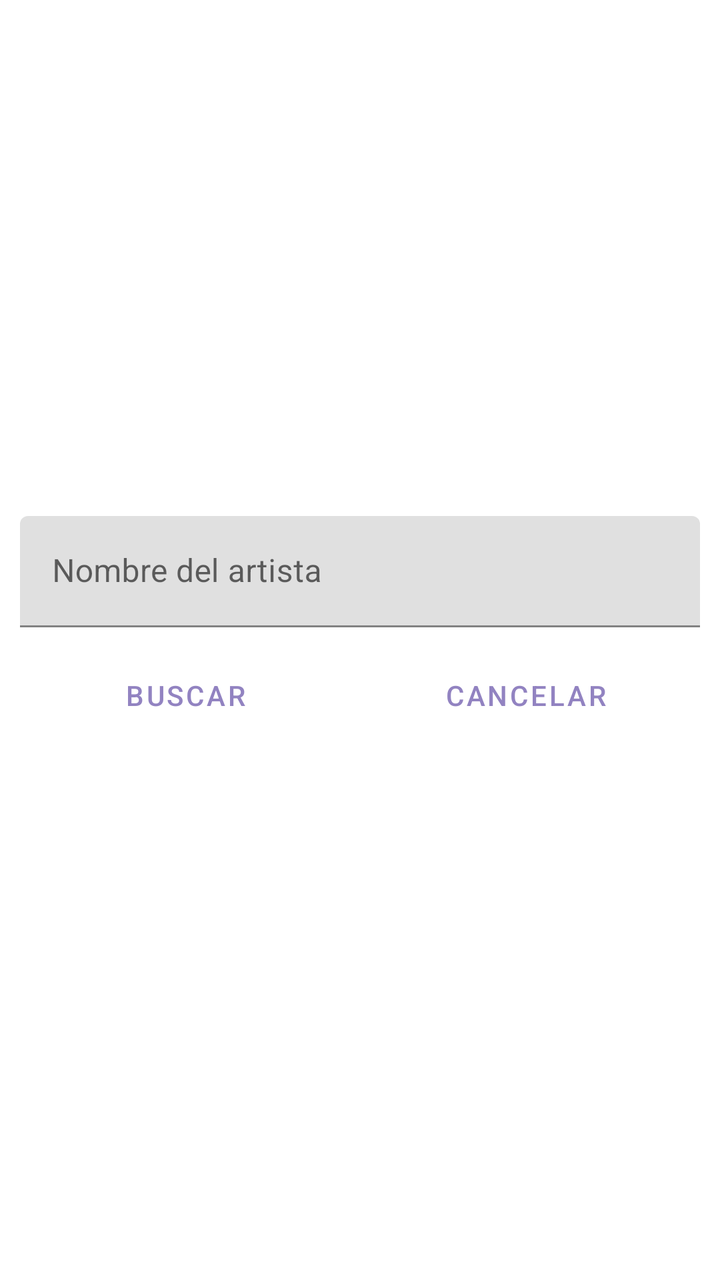
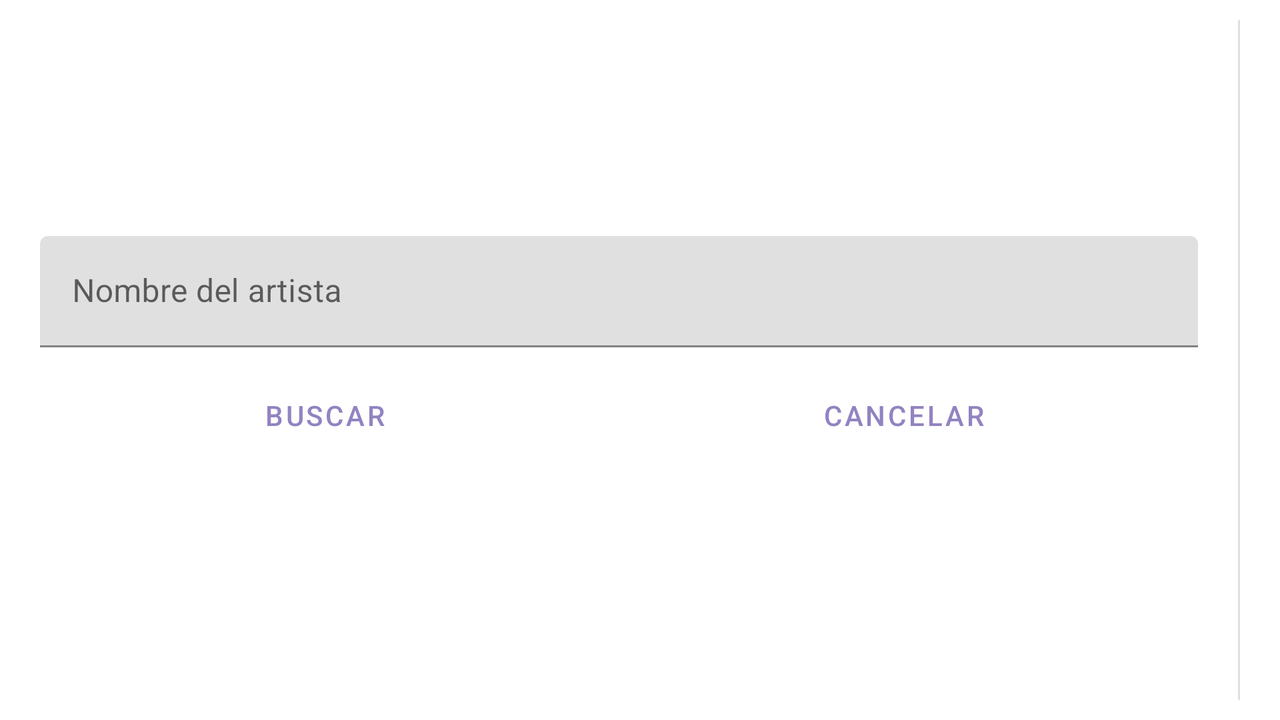

First picture: res/layout/ on a phone held upright. Second picture: the repository's own variant of that layout, on a device whose configuration matches the variant's folder. Source for both follows.
<!-- AndroidManifest.xml: application theme AppTheme -->
<!-- res/layout/fragment_new_artist.xml -->
<?xml version="1.0" encoding="utf-8"?>
<LinearLayout xmlns:android="http://schemas.android.com/apk/res/android"
    xmlns:app="http://schemas.android.com/apk/res-auto"
    xmlns:tools="http://schemas.android.com/tools"
    android:layout_width="match_parent"
    android:layout_height="match_parent"
    android:layout_margin="10dp"
    android:gravity="center"
    android:orientation="vertical"
    tools:context=".ui.fragments.NewArtistFragment">


    <com.google.android.material.textfield.TextInputLayout
        android:layout_width="match_parent"
        android:layout_height="wrap_content">

        <com.google.android.material.textfield.TextInputEditText
            android:id="@+id/editTextName"
            android:layout_width="match_parent"
            android:layout_height="wrap_content"
            android:hint="@string/nombre_del_artista" />

    </com.google.android.material.textfield.TextInputLayout>

    <com.google.android.material.textfield.TextInputLayout
        android:layout_width="match_parent"
        android:layout_height="wrap_content" />

    <LinearLayout
        android:layout_width="match_parent"
        android:layout_height="wrap_content">

        <Button
            android:id="@+id/buttonSearch"
            style="?android:attr/buttonBarButtonStyle"
            android:layout_width="wrap_content"
            android:layout_height="wrap_content"
            android:layout_margin="10dp"
            android:layout_weight="1"
            android:text="@string/buscar"
            app:cornerRadius="10dp" />

        <Button
            android:id="@+id/buttonCancel"
            style="?android:attr/buttonBarButtonStyle"
            android:layout_width="wrap_content"
            android:layout_height="wrap_content"
            android:layout_margin="10dp"
            android:layout_weight="1"
            android:text="@string/cancelar"
            app:cornerRadius="10dp" />
    </LinearLayout>

    <LinearLayout
        android:id="@+id/addLayout"
        android:layout_width="wrap_content"
        android:layout_height="wrap_content"
        android:orientation="vertical"
        android:visibility="gone">

        <View
            android:id="@+id/divider"
            android:layout_width="match_parent"
            android:layout_height="1dp"
            android:background="?android:attr/listDivider" />

        <ImageView
            android:id="@+id/imageViewArtist"
            android:layout_width="200dp"
            android:layout_height="200dp"
            android:layout_gravity="center_horizontal"
            android:layout_marginTop="10dp"
            android:contentDescription="@string/artist" />

        <TextView
            android:id="@+id/textViewArtist"
            android:layout_width="wrap_content"
            android:layout_height="wrap_content"
            android:layout_gravity="center_horizontal"
            android:textSize="40sp"
            android:textStyle="bold"
            android:layout_marginTop="20dp" />

        <Button
            android:id="@+id/buttonAdd"
            android:layout_width="wrap_content"
            android:layout_height="wrap_content"
            android:layout_gravity="center_horizontal"
            android:layout_margin="10dp"
            android:text="@string/a_adir"

            app:cornerRadius="10dp" />
    </LinearLayout>
</LinearLayout>
<!-- resources referenced by this layout -->
<resources>
  <string name="a_adir">Añadir</string>
  <string name="artist">artist</string>
  <string name="buscar">Buscar</string>
  <string name="cancelar">Cancelar</string>
  <string name="nombre_del_artista">Nombre del artista</string>
  <style name="AppTheme" parent="Theme.MaterialComponents.Light">
          
          <item name="colorPrimary">@color/my_light_primary</item>
          <item name="colorSecondary">@color/my_light_secondary</item>
          <item name="colorPrimaryDark">@color/my_dark_primary</item>
          <item name="backgroundColor">@color/my_bg</item>
      </style>
  <color name="my_light_primary">#9283C1</color>
  <color name="my_light_secondary">#91CCD5</color>
  <color name="my_dark_primary">#5840A1</color>
  <color name="my_bg">#E1E1E1</color>
</resources>
<!-- res/layout-land/fragment_new_artist.xml (the repository's variant of the layout above) -->
<!-- drawn on the phone turned sideways -->
<?xml version="1.0" encoding="utf-8"?>
<LinearLayout xmlns:android="http://schemas.android.com/apk/res/android"
    xmlns:app="http://schemas.android.com/apk/res-auto"
    xmlns:tools="http://schemas.android.com/tools"
    android:layout_width="match_parent"
    android:layout_height="match_parent"
    android:layout_margin="10dp"
    android:orientation="horizontal"
    tools:context=".fragments.NewArtistFragment">

    <LinearLayout
        android:layout_width="wrap_content"
        android:layout_height="match_parent"
        android:layout_marginHorizontal="10dp"
        android:layout_weight="1"
        android:gravity="center"
        android:orientation="vertical">

        <com.google.android.material.textfield.TextInputLayout
            android:layout_width="match_parent"
            android:layout_height="wrap_content">

            <com.google.android.material.textfield.TextInputEditText
                android:id="@+id/editTextName"
                android:layout_width="match_parent"
                android:layout_height="wrap_content"
                android:hint="Nombre del artista" />

        </com.google.android.material.textfield.TextInputLayout>

        <com.google.android.material.textfield.TextInputLayout
            android:layout_width="match_parent"
            android:layout_height="wrap_content" />

        <LinearLayout
            android:layout_width="match_parent"
            android:layout_height="wrap_content">

            <Button
                android:id="@+id/buttonSearch"
                style="?android:attr/buttonBarButtonStyle"
                android:layout_width="wrap_content"
                android:layout_height="wrap_content"
                android:layout_margin="10dp"
                android:layout_weight="1"
                android:text="Buscar"
                app:cornerRadius="10dp" />

            <Button
                android:id="@+id/buttonCancel"
                style="?android:attr/buttonBarButtonStyle"
                android:layout_width="wrap_content"
                android:layout_height="wrap_content"
                android:layout_margin="10dp"
                android:layout_weight="1"
                android:text="Cancelar"
                app:cornerRadius="10dp" />
        </LinearLayout>
    </LinearLayout>
    <View
        android:id="@+id/divider"
        android:layout_width="1dp"
        android:layout_height="match_parent"
        android:layout_marginHorizontal="10dp"
        android:background="?android:attr/listDivider" />

    <LinearLayout
        android:id="@+id/addLayout"
        android:layout_width="wrap_content"
        android:layout_height="match_parent"
        android:layout_weight="1"
        android:orientation="vertical"
        android:visibility="gone">

        <ImageView
            android:id="@+id/imageViewArtist"
            android:layout_width="200dp"
            android:layout_height="100dp"
            android:layout_gravity="center_horizontal"
            android:layout_marginTop="10dp" />

        <TextView
            android:id="@+id/textViewArtist"
            android:layout_width="wrap_content"
            android:layout_height="wrap_content"
            android:layout_gravity="center_horizontal"
            android:layout_marginTop="20dp"
            android:textSize="40sp"
            android:textStyle="bold" />

        <Button
            android:id="@+id/buttonAdd"
            android:layout_width="wrap_content"
            android:layout_height="wrap_content"
            android:layout_gravity="center_horizontal"
            android:layout_margin="10dp"
            android:text="Añadir"

            app:cornerRadius="10dp" />
    </LinearLayout>
</LinearLayout>
<!-- resources referenced by the variant -->
<!-- as the phone turned sideways resolves them -->
<resources>
  <style name="AppTheme" parent="Theme.MaterialComponents.Light">
          
          <item name="colorPrimary">@color/my_light_primary</item>
          <item name="colorSecondary">@color/my_light_secondary</item>
          <item name="colorPrimaryDark">@color/my_dark_primary</item>
          <item name="backgroundColor">@color/my_bg</item>
      </style>
  <color name="my_light_primary">#9283C1</color>
  <color name="my_light_secondary">#91CCD5</color>
  <color name="my_dark_primary">#5840A1</color>
  <color name="my_bg">#E1E1E1</color>
</resources>
